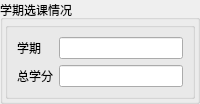
        <widget class="QGroupBox" name="groupBox_2">
         <property name="sizePolicy">
          <sizepolicy hsizetype="Preferred" vsizetype="Preferred">
           <horstretch>1</horstretch>
           <verstretch>1</verstretch>
          </sizepolicy>
         </property>
         <property name="title">
          <string>学期选课情况</string>
         </property>
         <layout class="QVBoxLayout" name="verticalLayout_3">
          <property name="leftMargin">
           <number>2</number>
          </property>
          <property name="topMargin">
           <number>2</number>
          </property>
          <property name="rightMargin">
           <number>2</number>
          </property>
          <property name="bottomMargin">
           <number>2</number>
          </property>
          <item>
           <layout class="QHBoxLayout" name="horizontalLayout_3">
            <item>
             <widget class="QGroupBox" name="groupBox_5">
              <property name="title">
               <string/>
              </property>
              <layout class="QFormLayout" name="formLayout">
               <item row="0" column="0">
                <widget class="QLabel" name="label_8">
                 <property name="text">
                  <string>学期</string>
                 </property>
                </widget>
               </item>
               <item row="0" column="1">
                <widget class="QLineEdit" name="term">
                 <property name="readOnly">
                  <bool>true</bool>
                 </property>
                </widget>
               </item>
               <item row="1" column="0">
                <widget class="QLabel" name="label_5">
                 <property name="text">
                  <string>总学分</string>
                 </property>
                </widget>
               </item>
               <item row="1" column="1">
                <widget class="QLineEdit" name="point">
                 <property name="readOnly">
                  <bool>true</bool>
                 </property>
                </widget>
               </item>
              </layout>
             </widget>
            </item>
           </layout>
          </item>
         </layout>
        </widget>
